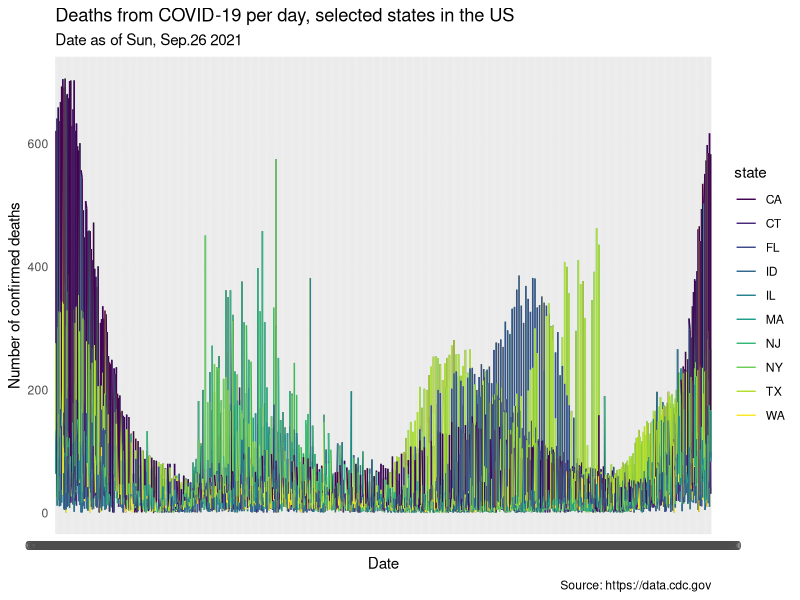

Reproduce this figure in R.
## ---- chunk 1
library(tidyverse)
## ---- chunk 2
states <- c("NY", "NJ", "FL", "CA", "ID", "IL", "TX", "WA", "CT", "MA")
## ---- chunk 3
covid_data_by_state <- read.csv("United_States_COVID-19_Cases_and_Deaths_by_State_over_Time.csv")

names(covid_data_by_state)[1] <- "date"

covid_data_by_state <- covid_data_by_state %>%
  filter(state %in% states) %>%
  filter(new_death > 0) %>%
  group_by(state, date) %>%
  arrange(date) %>%
  ungroup()

#covid_data_by_state <- covid_data_by_state[seq(1, nrow(covid_data_by_state),5), ]
## ---- chunk 4
ggplot(data = covid_data_by_state, 
       mapping = aes( x = date, 
                      y = new_death, 
                      color = state, group = 1), stat = "fuction") +
  geom_line() +
  scale_color_viridis_d() +
  theme_minimal() +
  labs(x = "Date",
       y = "Number of confirmed deaths",
       title = "Deaths from COVID-19 per day, selected states in the US",
       subtitle = "Date as of Sun, Sep.26 2021",
       caption = "Source: https://data.cdc.gov"
       )
